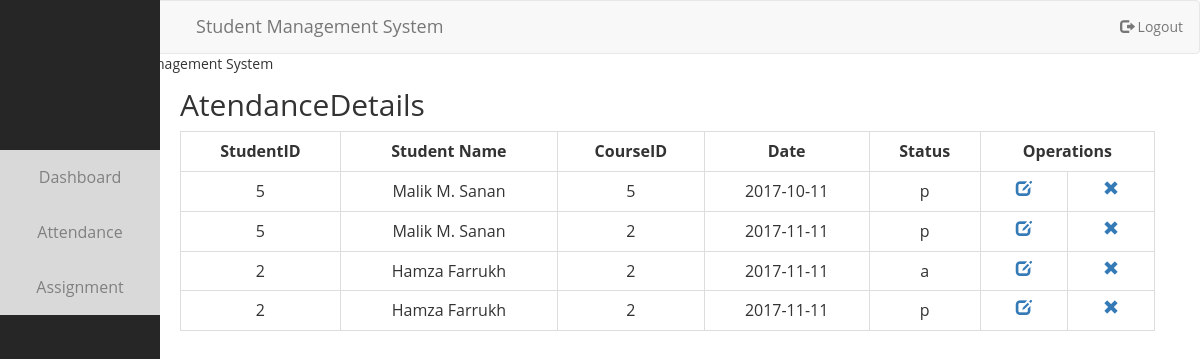
Screenshot of /tAtte1.php (signed in) with the database file from the repository.
### tables this page shows
CREATE TABLE `attendance` (
  `aid` int(11) NOT NULL,
  `sid` int(11) DEFAULT NULL,
  `cid` int(11) DEFAULT NULL,
  `date` date DEFAULT NULL,
  `status` varchar(1) DEFAULT NULL
);

### tAtte1.php (the view, shortened to what this page needs)
<?php
include("dbconfig.php");
include("header.php");
?>
<!DOCTYPE html>
<html>
<head>
</head>
<body style="background-color: white;">
	<nav class="navbar navbar-default" style="margin-bottom: 0px;width: 100%" id="top">
	  <div class="container-fluid">
	  	<div class="navbar-header" style="margin-left: 180px;">
	      <a class="navbar-brand" href="#">Student Management System</a>
	    </div>
	    <ul class="nav navbar-nav navbar-right list-unstyled">
	    	<li>
	    		<a href="logout.php" class="btn btn-md"><span class="glyphicon glyphicon-log-out"></span> Logout</a>
	    	</li>
	    </ul>
	  </div>
	</nav>
	<marquee style="margin-bottom:-6px;" bgcolor="#f8f8f8" scrollamount="9" height="30"> Welcome to Student Management System</marquee>
<div class="sidenav">
	<div class="dropdown">
	  <button class="dropbtn">Dashboard</button>
	</div>
	<div class="dropdown">
	  <button class="dropbtn">Attendance</button>
	</div>
	<div class="dropdown">
	  <button class="dropbtn">Assignment</button>
	</div>
</div>
	<div id="main" style="margin-left: 180px;">
		<h2>AtendanceDetails</h2>
		<div class="table-responsive text-center" style="padding-right: 45px;">
			<table class="table table-hover table-bordered text-center">
			    <th class="text-center">StudentID</th>
			    <th class="text-center">Student Name</th>
			    <th class="text-center">CourseID</th>
			    <th class="text-center">Date</th>
			    <th class="text-center">Status</th>
			    <th class="text-center" colspan="2">Operations</th>
			    <?php
				$sql_query="SELECT * FROM attendance";
				$result_set=mysqli_query($con, $sql_query);
				if(mysqli_num_rows($result_set)>0)
				{
			        while($row=mysqli_fetch_row($result_set))
					{
		$name=$_SESSION['name'];
					?>
			            <tr>
			            <td><?php echo $row[1]; ?></td>
			            <td><?php echo $name; ?></td>
			            <td><?php echo $row[2]; ?></td>
			            <td><?php echo $row[3]; ?></td>
			            <td><?php echo $row[4]; ?></td>
			            <td align="center"><a href="javascript:edt_id('<?php echo $row[0]; ?>')"><i class="glyphicon glyphicon-edit"></i></a></td>
			            <td align="center"><a href="javascript:delete_id('<?php echo $row[0]; ?>')"><i class="glyphicon glyphicon-remove"></i></a></td>
			            </tr>
			        <?php
					}
				}
				else
				{
					?>
			        <tr>
			        <td colspan="7">No Data Found !</td>
			        </tr>
			        <?php
				}
				?>
		    </table>
		</div>
	</div>
</body>
</html>

### header.php (shortened to what this page needs)
<link rel="stylesheet" href="https://maxcdn.bootstrapcdn.com/bootstrap/3.3.7/css/bootstrap.min.css">
<link rel="stylesheet" href="https://cdnjs.cloudflare.com/ajax/libs/font-awesome/4.7.0/css/font-awesome.min.css">
<link rel="stylesheet" type="text/css" href="style.css">

### style.css (style rules this page uses)
body { margin: 0px; font-family: "Open Sans", Helvetica, Arial, sans-serif; background-repeat: no-repeat; background-size: 100% 1080px; -webkit-background-size: cover; -moz-background-size: cover; background-size: cover; -o-background-size: cover; }
.dropbtn { width: 160px; background-color: #d9d9d9; color: gray; padding: 16px; font-size: 16px; border: none; cursor: pointer; }
.dropdown { position: relative; display: inline-block; }
.sidenav { height: 100%; width: 160px; position: fixed; z-index: 1; top: 0; left: 0; bottom: 0; background-color: #262626; overflow-x: hidden; padding-top: 150px; }

### rows the page displays
attendance: sid "5", name "Malik M. Sanan", cid "5", date "2017-10-11", status "p"
attendance: sid "5", name "Malik M. Sanan", cid "2", date "2017-11-11", status "p"
attendance: sid "2", name "Hamza Farrukh", cid "2", date "2017-11-11", status "a"
attendance: sid "2", name "Hamza Farrukh", cid "2", date "2017-11-11", status "p"
